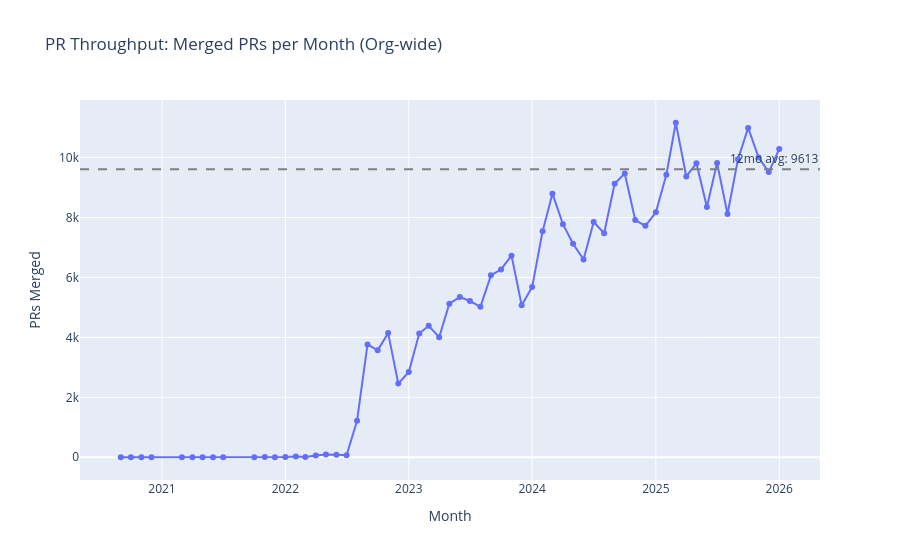

Source (notebook cell):
### Code cell
# Visualize raw throughput
fig = px.line(df_monthly, x='month', y='prs_merged',
              title='PR Throughput: Merged PRs per Month (Org-wide)',
              markers=True)
fig.update_layout(yaxis_title='PRs Merged', xaxis_title='Month')

# Add 12-month average line (more meaningful than all-time given sparse early data)
recent_12mo = df_monthly[df_monthly['month_dt'] >= df_monthly['month_dt'].max() - pd.DateOffset(months=12)]
avg_prs_12mo = recent_12mo['prs_merged'].mean()
fig.add_hline(y=avg_prs_12mo, line_dash="dash", line_color="gray", 
              annotation_text=f"12mo avg: {avg_prs_12mo:.0f}")

fig.show()

print(f"\nBaseline (last 12 months): {avg_prs_12mo:.0f} PRs merged per month")

### Figure 1 — Plotly figure (JSON) as saved in the notebook; plotly's stock layout.template omitted (floating-point values rounded to 4 significant figures)
{"data": [{"hovertemplate": "month=%{x}<br>prs_merged=%{y}<extra></extra>", "legendgroup": "", "line": {"color": "#636efa", "dash": "solid"}, "marker": {"symbol": "circle"}, "mode": "lines+markers", "name": "", "orientation": "v", "showlegend": false, "type": "scatter", "x": ["2020-09-01", "2020-10-01", "2020-11-01", "2020-12-01", "2021-03-01", "2021-04-01", "2021-05-01", "2021-06-01", "2021-07-01", "2021-10-01", "2021-11-01", "2021-12-01", "2022-01-01", "2022-02-01", "2022-03-01", "2022-04-01", "2022-05-01", "2022-06-01", "2022-07-01", "2022-08-01", "2022-09-01", "2022-10-01", "2022-11-01", "2022-12-01", "2023-01-01", "2023-02-01", "2023-03-01", "2023-04-01", "2023-05-01", "2023-06-01", "2023-07-01", "2023-08-01", "2023-09-01", "2023-10-01", "2023-11-01", "2023-12-01", "2024-01-01", "2024-02-01", "2024-03-01", "2024-04-01", "2024-05-01", "2024-06-01", "2024-07-01", "2024-08-01", "2024-09-01", "2024-10-01", "2024-11-01", "2024-12-01", "2025-01-01", "2025-02-01", "2025-03-01", "2025-04-01", "2025-05-01", "2025-06-01", "2025-07-01", "2025-08-01", "2025-09-01", "2025-10-01", "2025-11-01", "2025-12-01", "2026-01-01"], "xaxis": "x", "y": [1, 1, 5, 3, 2, 1, 4, 5, 3, 2, 10, 4, 12, 29, 8, 57, 94, 86, 68, 1221, 3766, 3568, 4143, 2459, 2848, 4127, 4388, 4007, 5123, 5344, 5214, 5022, 6071, 6268, 6728, 5073, 5679, 7545, 8795, 7778, 7122, 6601, 7849, 7475, 9127, 9468, 7915, 7722, 8172, 9428, 11162, 9370, 9810, 8348, 9823, 8116, 9948, 10990, 10002, 9516, 10284], "yaxis": "y"}], "layout": {"annotations": [{"showarrow": false, "text": "12mo avg: 9613", "x": 1, "xanchor": "right", "xref": "x domain", "y": 9613, "yanchor": "bottom", "yref": "y"}], "legend": {"tracegroupgap": 0}, "shapes": [{"line": {"color": "gray", "dash": "dash"}, "type": "line", "x0": 0, "x1": 1, "xref": "x domain", "y0": 9613, "y1": 9613, "yref": "y"}], "title": {"text": "PR Throughput: Merged PRs per Month (Org-wide)"}, "xaxis": {"anchor": "y", "domain": [0, 1], "title": {"text": "Month"}}, "yaxis": {"anchor": "x", "domain": [0, 1], "title": {"text": "PRs Merged"}}}}
